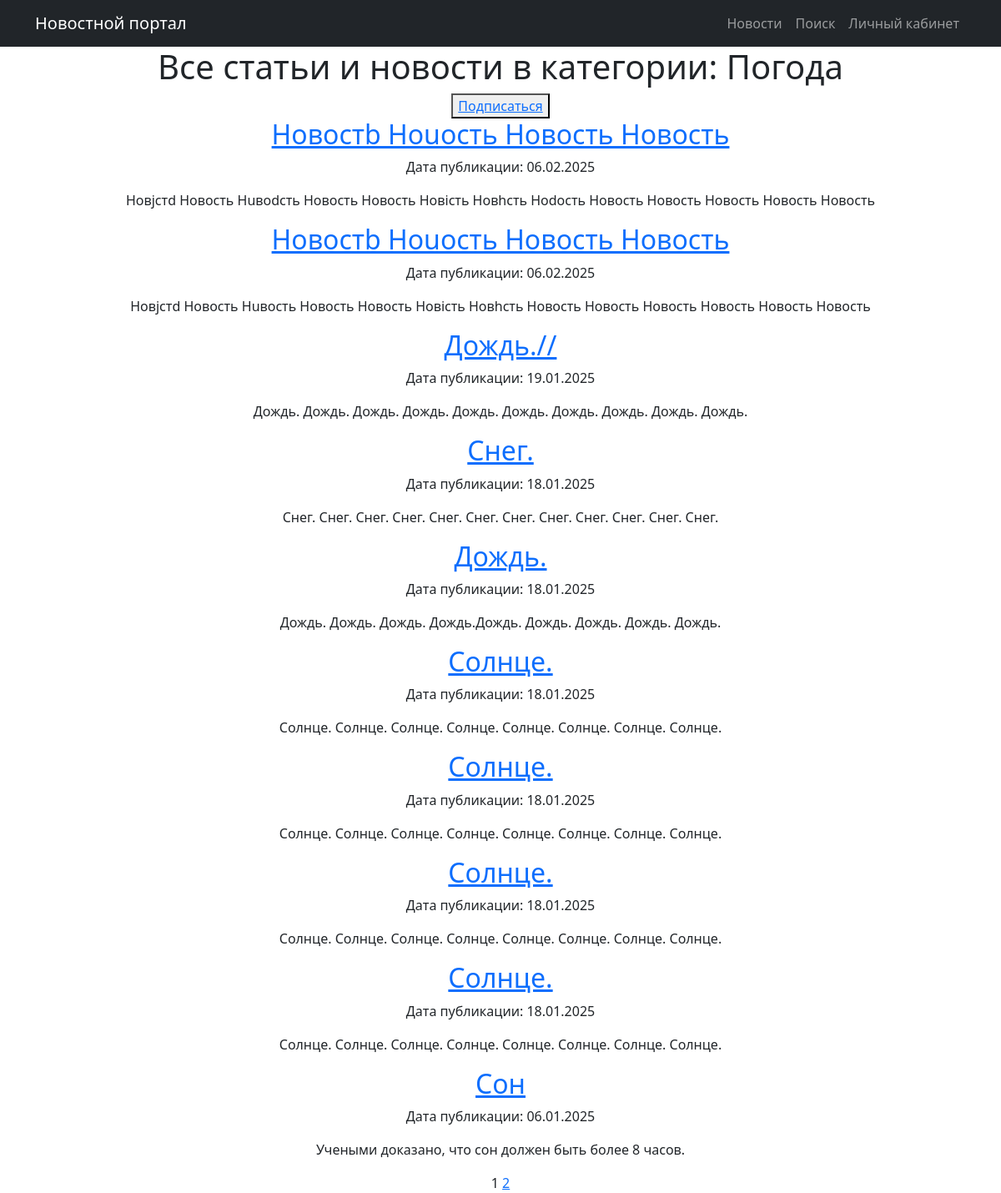
Screenshot of /category/3/ (signed in) with the database file from the repository.
### news/models.py (models this page shows, shortened)
class Category(models.Model):
    name = models.CharField(max_length=64, unique=True)
    subscribers = models.ManyToManyField(User, related_name='subscribers')

class Post(models.Model):
    author = models.ForeignKey(Author, on_delete=models.CASCADE, related_name="posts")
    post_type = models.CharField(max_length=2, choices=POST_TYPES, default=article)
    created_at = models.DateTimeField(auto_now_add=True)
    categories = models.ManyToManyField(Category, through='PostCategory', related_name="posts")
    title = models.CharField(max_length=128)
    content = models.TextField()
    rating = models.IntegerField(default=0)

### news/views.py (the view)
# urls.py: path('category/<int:pk>/', CategoryList.as_view(), name='news_category'),
class CategoryList(LoginRequiredMixin, ListView):
    model = Post
    ordering = '-created_at'
    template_name = 'post/news_category.html'
    context_object_name = 'news'
    paginate_by = 10
    def __init__(self, *args, **kwargs):
        super().__init__(*args, **kwargs)
        self.category = None
    def get_queryset(self):
        queryset = super().get_queryset()
        self.category = Category.objects.get(pk=self.kwargs.get('pk'))
        queryset = queryset.filter(categories=self.category)
        return queryset
    def get_context_data(self, **kwargs):
        context = super().get_context_data(**kwargs)
        context['category'] = self.category
        return context

### news/templatetags/custom_filters.py (called while the page is built)
@register.filter()
def censor(value):
    if not isinstance(value, str):
        raise TypeError("Фильтр 'censor' может применяться только к строкам.")
    for words in unwanted_words:
        value = value.replace(words[1:], '*' * len(words[1:]))
    return value

### templates/post/news_category.html (shortened to what this page needs)
{% extends 'flatpages/default.html' %}
{% load custom_filters %}
{% block content %}
<h1>Все статьи и новости в категории: {{ category.name }}</h1>
{% if not category in user.subscribers.all %}
<button> <a href="{% url 'subscribe' category.id %}">Подписаться</a> </button>
{% else %}
<h3>Вы уже подписаны на категорию {{ category.name }}</h3>
{% endif %}
    {% for post in news %}
        <h2><a href="{% url 'news_detail' post.id %}">{{post.title|censor}}</a></h2>
        <p>Дата публикации: {{post.created_at|date:"d.m.Y"}}</p>
        <p>{{post.content|truncatewords:20|censor}}</p>
    {% endfor %}
   {{ page_obj.number }}
   {% if page_obj.has_next %}
       <a href="?page={{ page_obj.next_page_number }}">{{ page_obj.next_page_number }}</a>
   {% endif %}
{% endblock content %}

### rows the page displays
Category: name "Погода"
Post: title|censor "Новостb Ноuость Новость Новость", created_at "06.02.2025", content|censor "Новjстd Новость Нuвоdсть Новость Новость Новiсть Новhсть Ноdость Новость Новость Новость Новость Новость"
Post: title|censor "Новостb Ноuость Новость Новость", created_at "06.02.2025", content|censor "Новjстd Новость Нuвость Новость Новость Новiсть Новhсть Новость Новость Новость Новость Новость Новость"
Post: title|censor "Дождь.//", created_at "19.01.2025", content|censor "Дождь. Дождь. Дождь. Дождь. Дождь. Дождь. Дождь. Дождь. Дождь. Дождь."
Post: title|censor "Снег.", created_at "18.01.2025", content|censor "Снег. Снег. Снег. Снег. Снег. Снег. Снег. Снег. Снег. Снег. Снег. Снег."
Post: title|censor "Дождь.", created_at "18.01.2025", content|censor "Дождь. Дождь. Дождь. Дождь.Дождь. Дождь. Дождь. Дождь. Дождь."
Post: title|censor "Солнце.", created_at "18.01.2025", content|censor "Солнце. Солнце. Солнце. Солнце. Солнце. Солнце. Солнце. Солнце."
Post: title|censor "Солнце.", created_at "18.01.2025", content|censor "Солнце. Солнце. Солнце. Солнце. Солнце. Солнце. Солнце. Солнце."
Post: title|censor "Солнце.", created_at "18.01.2025", content|censor "Солнце. Солнце. Солнце. Солнце. Солнце. Солнце. Солнце. Солнце."
Post: title|censor "Солнце.", created_at "18.01.2025", content|censor "Солнце. Солнце. Солнце. Солнце. Солнце. Солнце. Солнце. Солнце."
Post: title|censor "Сон", created_at "06.01.2025", content|censor "Учеными доказано, что сон должен быть более 8 часов."

### other values shown
{{ page_obj.number }} "1"
{{ page_obj.next_page_number }} "2"
